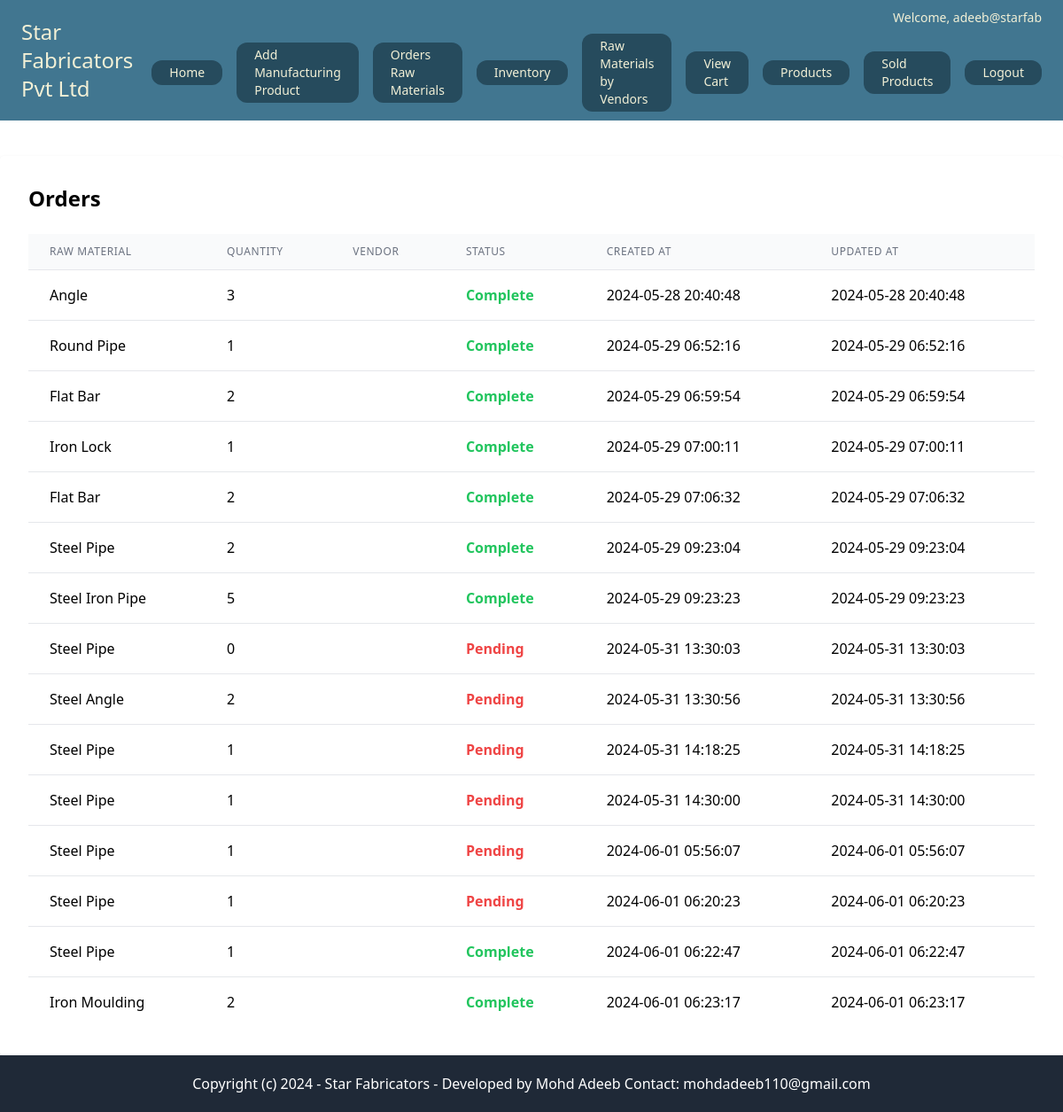
Before: /core/orders/ (signed in) with the older database file.
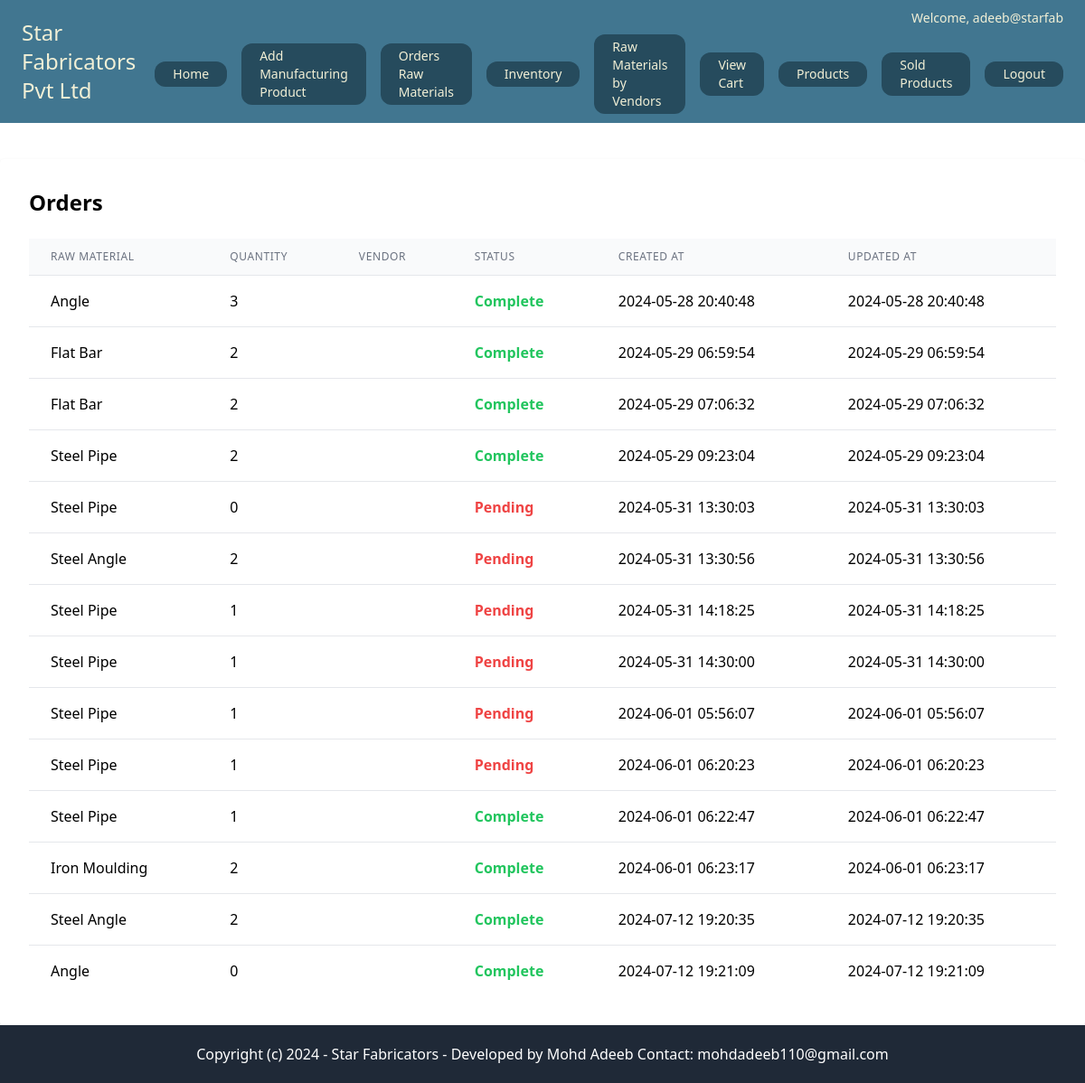
After: the same page with the newer database file.
### core/models.py (models this page shows, shortened)
class Order(models.Model):
    user = models.ForeignKey(User, on_delete=models.CASCADE)
    raw_material = models.ForeignKey(RawMaterial, on_delete=models.CASCADE)
    quantity = models.IntegerField()
    vendor = models.ForeignKey(User, on_delete=models.CASCADE, related_name='vendor_orders', null=True)
    status = models.CharField(max_length=20, default='complete')
    created_at = models.DateTimeField(auto_now_add=True)
    updated_at = models.DateTimeField(auto_now=True)

class RawMaterial(models.Model):
    user = models.ForeignKey(User, on_delete=models.CASCADE)
    name = models.CharField(max_length=255)
    description = models.TextField()
    image = models.ImageField(upload_to='raw_materials/')
    quantity = models.IntegerField()
    price = models.IntegerField(default=1000)

### core/views.py (the view)
# urls.py: path('orders/', views.orders_view, name='orders'),
@superuser_required
def orders_view(request):
    orders = Order.objects.all()
    return render(request, 'core/orders.html', {'orders': orders})

### core/views.py (called while the page is built)
def superuser_required(view_func):
    decorated_view_func = user_passes_test(lambda u: u.is_superuser)(view_func)
    return decorated_view_func

### userprofile/context_processors.py (called while the page is built)
def user_profile(request):
    if request.user.is_authenticated:
        try:
            profile = Userprofile.objects.get(user=request.user)
        except Userprofile.DoesNotExist:
            profile = None
    else:
        profile = None
    return {'user_profile': profile}

### core/templates/core/orders.html (shortened to what this page needs)
{% extends "core/base.html" %}
{% block content %}
<div class="max-w-7xl mx-auto mt-10 bg-white p-8 rounded shadow">
    <h2 class="text-2xl font-bold mb-6">Orders</h2>
    <table class="min-w-full divide-y divide-gray-200">
        <thead class="bg-gray-50">
            <tr>
                <th class="px-6 py-3 text-left text-xs font-medium text-gray-500 uppercase tracking-wider">Raw Material</th>
                <th class="px-6 py-3 text-left text-xs font-medium text-gray-500 uppercase tracking-wider">Quantity</th>
                <th class="px-6 py-3 text-left text-xs font-medium text-gray-500 uppercase tracking-wider">Vendor</th>
                <th class="px-6 py-3 text-left text-xs font-medium text-gray-500 uppercase tracking-wider">Status</th>
                <th class="px-6 py-3 text-left text-xs font-medium text-gray-500 uppercase tracking-wider">Created At</th>
                <th class="px-6 py-3 text-left text-xs font-medium text-gray-500 uppercase tracking-wider">Updated At</th>
            </tr>
        </thead>
        <tbody class="bg-white divide-y divide-gray-200">
            {% for order in orders %}
            <tr>
                <td class="px-6 py-4 whitespace-nowrap">{{ order.raw_material.name }}</td>
                <td class="px-6 py-4 whitespace-nowrap">{{ order.quantity }}</td>
                <td class="px-6 py-4 whitespace-nowrap">{{ order.vendor.username }}</td>
                <td class="px-6 py-4 whitespace-nowrap">
                    {% if order.status == 'complete' %}
                        <span class="text-green-500 font-semibold">Complete</span>
                    {% else %}
                        <span class="text-red-500 font-semibold">Pending</span>
                    {% endif %}
                </td>
                <td class="px-6 py-4 whitespace-nowrap">{{ order.created_at|date:"Y-m-d H:i:s" }}</td>
                <td class="px-6 py-4 whitespace-nowrap">{{ order.updated_at|date:"Y-m-d H:i:s" }}</td>
            </tr>
            {% endfor %}
        </tbody>
    </table>
</div>
{% endblock %}

Changed rows visible on the page:
removed Order: raw_material.name "Round Pipe", quantity "1", status "Complete", created_at "2024-05-29 06:52:16", updated_at "2024-05-29 06:52:16"
removed Order: raw_material.name "Iron Lock", quantity "1", status "Complete", created_at "2024-05-29 07:00:11", updated_at "2024-05-29 07:00:11"
removed Order: raw_material.name "Steel Iron Pipe", quantity "5", status "Complete", created_at "2024-05-29 09:23:23", updated_at "2024-05-29 09:23:23"
added Order: raw_material.name "Steel Angle", quantity "2", status "Complete", created_at "2024-07-12 19:20:35", updated_at "2024-07-12 19:20:35"
added Order: raw_material.name "Angle", quantity "0", status "Complete", created_at "2024-07-12 19:21:09", updated_at "2024-07-12 19:21:09"
